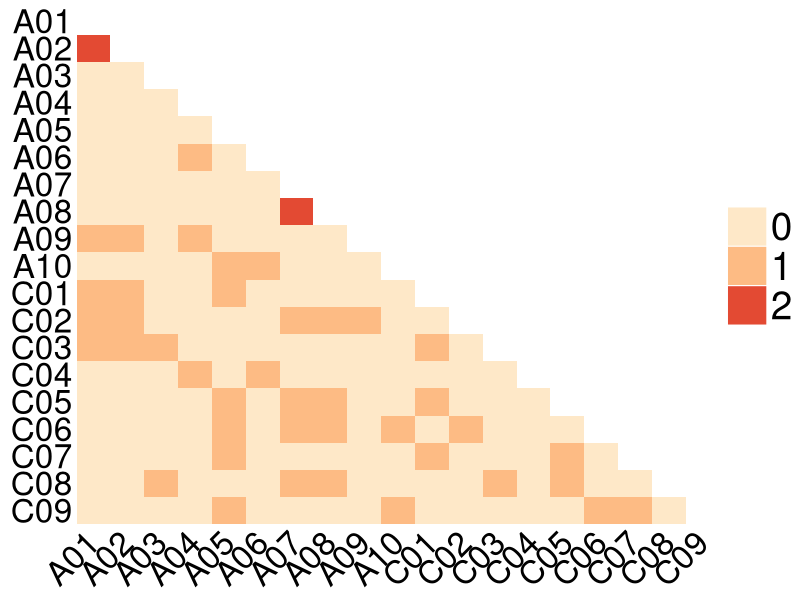
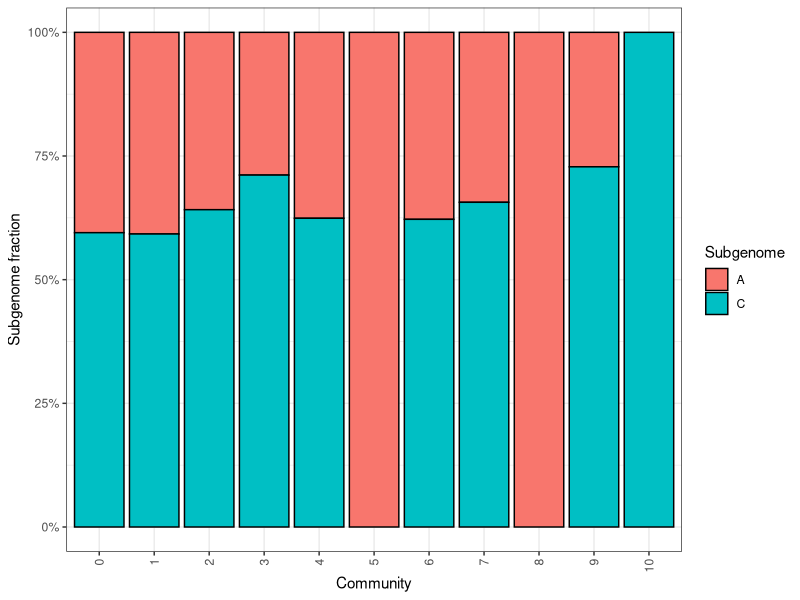
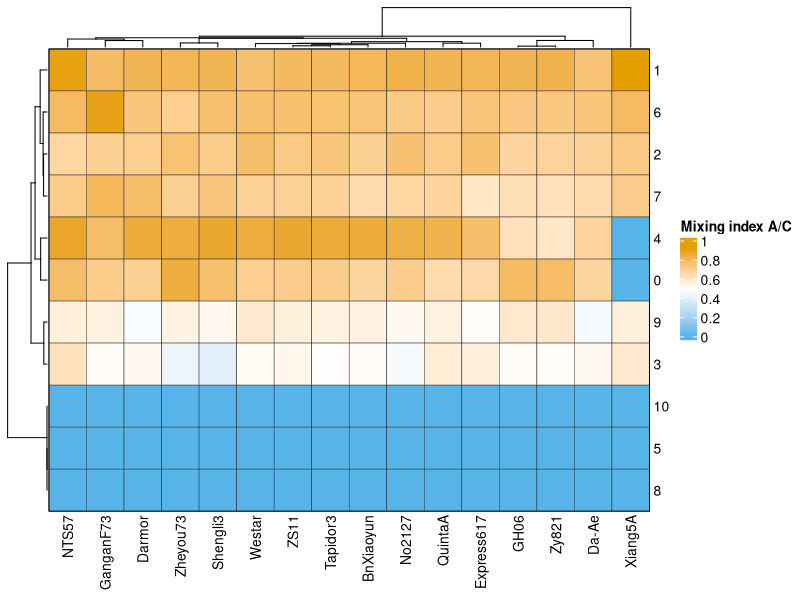

Generate these figures, in order, with R:
## ---- chunk 1
library(dplyr)
library(purrr)
library(tidyr)
#library(pheatmap)
library(ComplexHeatmap)
library(circlize)
library(ggplot2)
## ---- chunk 2
comm <- read.delim2("data/community_segments.tsv")
# remove the random ones
comm2 <- comm %>%
  filter(
    !grepl("Random", chromosome, ignore.case = TRUE),
    !grepl("^R", chromosome)
  )
## ---- chunk 3

# df must have: community_id, chromosome, bp_length
chrom_cooccurrence <- function(df) {
  # 1) Aggregate per community × chromosome
  df_comm_chr <- df %>%
    group_by(community_id, chromosome) %>%
    summarise(bp = sum(bp_length), .groups = "drop")
  
  # All chromosomes
  chroms <- sort(unique(df_comm_chr$chromosome))
  n_chr  <- length(chroms)
  
  # 2) Initialise matrices
  cooc_unweighted <- matrix(
    0, nrow = n_chr, ncol = n_chr,
    dimnames = list(chroms, chroms)
  )
  
  cooc_weighted <- matrix(
    0, nrow = n_chr, ncol = n_chr,
    dimnames = list(chroms, chroms)
  )
  
  # 3) Loop over communities
  comm_ids <- unique(df_comm_chr$community_id)
  
  for (comm in comm_ids) {
    sub <- df_comm_chr[df_comm_chr$community_id == comm, ]
    
    # Only keep unique chromosomes in this community
    # with their total bp
    sub <- sub %>%
      arrange(chromosome)
    
    if (nrow(sub) < 2L) next  # need at least two chromosomes to "mix"
    
    # Indices of chromosomes in the global vector
    idx <- match(sub$chromosome, chroms)
    
    # All unordered pairs (i < j)
    pairs <- t(combn(seq_along(idx), 2))
    
    # Unweighted: +1 for each pair (community counts)
    for (k in seq_len(nrow(pairs))) {
      i_local <- pairs[k, 1]
      j_local <- pairs[k, 2]
      
      i <- idx[i_local]
      j <- idx[j_local]
      
      # Unweighted: just "this community has i & j"
      cooc_unweighted[i, j] <- cooc_unweighted[i, j] + 1
      cooc_unweighted[j, i] <- cooc_unweighted[j, i] + 1
      
      # Weighted: add min(bp_i, bp_j) for this community
      bp_i <- sub$bp[i_local]
      bp_j <- sub$bp[j_local]
      w    <- min(bp_i, bp_j)
      
      cooc_weighted[i, j] <- cooc_weighted[i, j] + w
      cooc_weighted[j, i] <- cooc_weighted[j, i] + w
    }
  }
  
  # 4) Diagonal (optional)
  # Unweighted diagonal = number of communities where each chromosome appears
  # Weighted diagonal   = total bp of each chromosome
  chr_communities <- df_comm_chr %>%
    group_by(chromosome) %>%
    summarise(n_comm = n_distinct(community_id),
              total_bp = sum(bp), .groups = "drop")
  
  idx_diag <- match(chr_communities$chromosome, chroms)
  cooc_unweighted[cbind(idx_diag, idx_diag)] <- chr_communities$n_comm
  cooc_weighted[cbind(idx_diag, idx_diag)]   <- chr_communities$total_bp
  
  list(
    unweighted = cooc_unweighted,
    weighted   = cooc_weighted,
    chrom_summary = chr_communities
  )
}

# Run the function
res <- chrom_cooccurrence(comm2)

# Unweighted co-occurrence matrix:
res$unweighted

# Weighted (bp-based) co-occurrence matrix:
res$weighted

# Per-chromosome summary (how many communities, total bp, etc.):
res$chrom_summary

# Matrix: weighted or unweighted
mat <- res$unweighted  # or res$unweighted

mat <- res$unweighted
vals <- sort(unique(as.vector(mat)))

# discrete palette
# my recommended palette: magma or inferno
pal <- colorRampPalette(c("#fee8c8", "#fdbb84", "#e34a33"))(length(vals))
names(pal) <- vals  # map value -> color

# mask lower-triangle including diagonal (NA hides cells)
mat_mask <- mat
mat_mask[upper.tri(mat_mask, diag = TRUE)] <- NA
Heatmap(
  mat_mask,
  col = pal,
  na_col = "white",
  cluster_rows = FALSE,
  cluster_columns = FALSE,

  # LABELS
  row_names_side = "left",
  row_names_rot = 0,
  row_names_gp = gpar(fontsize = 24),

  column_names_side = "bottom",
  column_names_rot = 45,
  column_names_gp = gpar(fontsize = 24),

  # LEGEND
  heatmap_legend_param = list(
    at = vals,
    labels = vals,
    title = "",
    labels_gp = gpar(fontsize = 28),
    title_gp  = gpar(fontsize = 20, fontface = "bold"),
    # size legend squares
    
    grid_width  = unit(10, "mm"),
    grid_height = unit(10, "mm")
  ),

  name = "mix"
)

## ---- chunk 4

comm3 <- comm2 %>%
  mutate(
    subgenome = toupper(substr(chromosome, 1, 1))
  ) %>%
  # keep only A and C subgenomes
  filter(subgenome %in% c("A", "C"))

# Summarise per community (across all genomes)
comm_stats <- comm3 %>%
  group_by(community_id, subgenome) %>%
  summarise(bp = sum(bp_length), .groups = "drop") %>%
  tidyr::pivot_wider(
    names_from = subgenome,
    values_from = bp,
    values_fill = 0,
    names_prefix = "bp_"
  ) %>%
  mutate(
    total_bp = bp_A + bp_C,
    A_frac   = ifelse(total_bp > 0, bp_A / total_bp, NA_real_),
    C_frac   = ifelse(total_bp > 0, bp_C / total_bp, NA_real_),
    mixing_index = 2 * pmin(A_frac, C_frac) # 0 = pure, 1 = 50/50
  )

head(comm_stats)

comm_sample_stats <- comm3 %>%
  group_by(community_id, sample, subgenome) %>%
  summarise(bp = sum(bp_length), .groups = "drop") %>%
  tidyr::pivot_wider(
    names_from = subgenome,
    values_from = bp,
    values_fill = 0,
    names_prefix = "bp_"
  ) %>%
  mutate(
    total_bp = bp_A + bp_C,
    A_frac   = ifelse(total_bp > 0, bp_A / total_bp, NA_real_),
    C_frac   = ifelse(total_bp > 0, bp_C / total_bp, NA_real_),
    mixing_index = 2 * pmin(A_frac, C_frac)
  )

head(comm_sample_stats)

# plot the mixture index
comm_long <- comm3 %>%
  group_by(community_id, subgenome) %>%
  summarise(bp = sum(bp_length), .groups = "drop") %>%
  group_by(community_id) %>%
  mutate(frac = bp / sum(bp))

ggplot(comm_long, aes(x = factor(community_id), y = frac, fill = subgenome)) +
  geom_col(color = "black") +
  scale_y_continuous(labels = scales::percent_format(accuracy = 1)) +
  labs(
    x = "Community",
    y = "Subgenome fraction",
    fill = "Subgenome"
  ) +
  theme_bw() +
  theme(
    axis.text.x = element_text(angle = 90, vjust = 0.5, hjust = 1)
  )

# Heatmap of mixing index (communities × genomes)
mix_mat <- comm_sample_stats %>%
  select(community_id, sample, mixing_index) %>%
  tidyr::pivot_wider(
    names_from = sample,
    values_from = mixing_index,
    values_fill = 0
  )

mix_mat_matrix <- as.matrix(mix_mat[,-1])
rownames(mix_mat_matrix) <- mix_mat$community_id

ht <- Heatmap(
  mix_mat_matrix,
  col_fun <- circlize::colorRamp2(
  c(min(mix_mat_matrix), mean(mix_mat_matrix), max(mix_mat_matrix)),
  c("#56B4E9", "white", "#E69F00")
  ),
  name = "Mixing index A/C",     # <--- THIS sets the legend title properly
  cluster_rows = TRUE,
  cluster_columns = TRUE,
  row_names_gp = gpar(fontsize = 10),
  column_names_gp = gpar(fontsize = 10),
   # ---- TILE BORDERS ----
  border = TRUE,                       # simple, black thin borders
  # OR customize:
  rect_gp = gpar(col = "grey20", lwd = 0.5)   # color + line width
)


draw(ht, heatmap_legend_side = "right")
